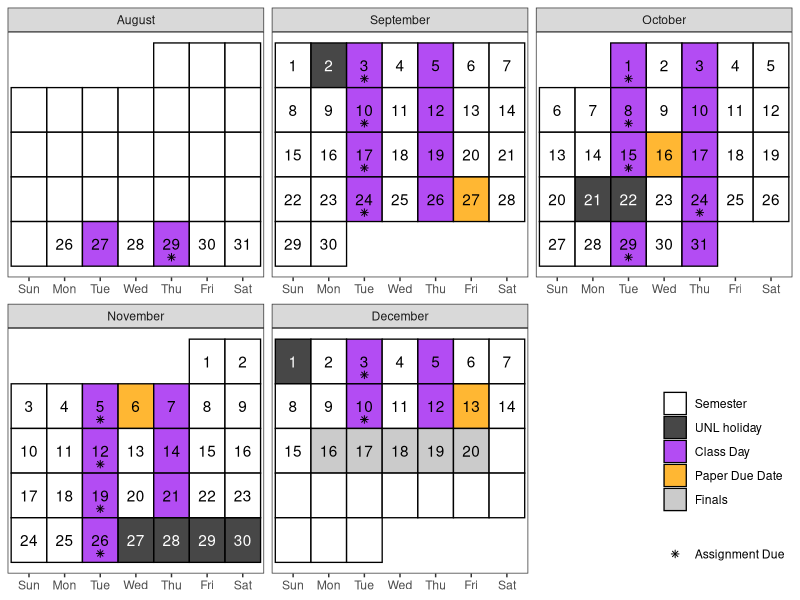

The R source for this figure:
library(dplyr)
library(tibble)
library(ggplot2)
library(lubridate)
library(forcats)
library(magrittr)

# Create a calendar for your syllabus ----
# Source: http://svmiller.com/blog/2020/08/a-ggplot-calendar-for-your-semester/

# 1) what is the first Monday of the semester?
# Any number of ways to identify dates in R, but we'll use {lubridate} and the ymd() function here.
# Format: YYYYMMDD. In this example, 4 January 2022.

# What are the full dates of the semester? Here, I'll exclude exam week as I like to do.
# In this case: 6 January to 23 April
sem_boundary <- c(ymd(20240826), ymd(20241220))

semester_dates <- seq(sem_boundary[1], sem_boundary[2], by=1)

exam_week <- seq(ymd(20241216), ymd(20241220), by = 1)


# Weekday(s) of class
class_wdays <- c("Tue", "Thu")

not_here_dates <- c(
  ymd(20240902), # Labor Day
  ymd(20241021:20241022), # Fall Break
  c(ymd(20241127:20241130), ymd(20241201)) # Thanksgiving
)

# You can adjust this as you see fit.
# Basically: add assignment types (e.g. papers, quizzes).
# My intro class was fairly simple: just exams.
weekly_papers <- c(ymd(20240829), seq(ymd(20240903), ymd(20241210), by = 7))
weekly_papers[weekly_papers == ymd(20241022)] <- ymd(20241024)

paper_due_dates <- c(ymd(20240927), ymd(20241016), ymd(20241106), ymd(20241213))


# Custom function for treating the first day of the month as the first week
# of the month up until the first Sunday (unless Sunday was the start of the month)
wom <- function(date) {
  first <- wday(as.Date(paste(year(date),month(date),1,sep="-")))
  return((mday(date)+(first-2)) %/% 7+1)
}

# Create a data frame of dates, assign to Cal
Cal <- tibble(date = seq(floor_date(sem_boundary[1], "month"),
                         ceiling_date(sem_boundary[2], "month") - days(1),
                         by=1))  %>%
  mutate(mon = lubridate::month(date, label=T, abbr=F), # get month label
         wkdy = weekdays(date, abbreviate=T), # get weekday label
         wkdy = fct_relevel(wkdy, "Sun", "Mon", "Tue", "Wed", "Thu","Fri","Sat"), # make sure Sunday comes first
         semester = date %in% semester_dates, # is date part of the semester?
         assignment = date %in% weekly_papers, # assignment due?
         paper = date %in% paper_due_dates, # is it an exam?
         not_here = date %in% not_here_dates, # is it a day off?
         exam_wk = date %in% exam_week,
         day = lubridate::mday(date), # get day of month to add later as a label
         # Below: our custom wom() function
         week = wom(date))

# Create a category variable, for filling.
# I can probably make this a case_when(), but this will work.

Cal <- Cal %>%
  mutate(category = case_when(
    paper ~ "Paper Due Date",
    not_here ~ "UNL holiday",
    semester & wkdy %in% class_wdays & !not_here & !exam_wk ~ "Class Day",
    semester & exam_wk ~ "Finals",
    semester ~ "Semester",
    TRUE ~ "NA"
  ))
# mutate(category = NA,
#        category = ifelse(semester == 1, "Semester", category),
#        category = ifelse(semester == 1 & wkdy %in% c("Wed"), "Class Day", category),
#        category = ifelse(exams == 1, "Exams", category),
#        category = ifelse(is.na(category) | (semester == 1 & not_here == 1), "NA", category)) -> Cal

my_scales <- tribble(
  ~category, ~fill,
  "Class Day",      "purple",
  "Semester",       "white",
  "UNL holiday",    "grey10",
  "NA",             "white",
  "Paper Due Date", "orange",
  "Finals",         "grey")

fill_scale <- c(my_scales$fill) %>% magrittr::set_names(my_scales$category)

plot_Cal <-  Cal %>%
  left_join(my_scales) %>%
  mutate(
    shape = if_else(assignment, "Assignment Due", NA_character_),
    color = if_else(semester & (!not_here),
                    "black", "white"))

class_cal <- plot_Cal %>%
  ggplot(.,aes(wkdy, week)) +
  theme_bw() +
  theme(panel.grid.major.x = element_blank(),
        legend.position = c(1, 0), legend.justification = c(1,0), legend.direction = "vertical", legend.title = element_blank(),
        axis.title.y = element_blank(), axis.title.x = element_blank(), axis.ticks.y = element_blank(), axis.text.y = element_blank()) +
  # geom_tile and facet_wrap will do all the heavy lifting
  geom_tile(alpha=0.8, aes(fill=category), color="black", linewidth=.45) +
  facet_wrap(~mon, scales = "free", ncol=3) +
  # fill in tiles to make it look more "calendary" (sic)
  geom_text(aes(label=day, color = color)) +
  geom_point(aes(y = week + .3, shape = shape)) +
  # put your y-axis down, flip it, and reverse it
  scale_y_reverse(breaks=NULL) +
  # manually fill scale colors to something you like...
  scale_color_identity() +
  scale_shape_manual("", values = 8, breaks = unique(na.omit(plot_Cal$shape))) +
  scale_fill_manual(values = fill_scale,
                    breaks=c("Semester", "UNL holiday", "Class Day",
                             "Assignment Due", "Paper Due Date", "Finals"))
# class_cal

exam_days <- filter(Cal, category == "Paper Due Date") %>%
  mutate(topic = c("992 Paper #1 Due", "892 Paper #1 Due", "992 Paper #2 Due", "Final Paper Due (892/992)"),
         time = c("12pm", "12pm", "12pm", "12pm"))

class_days <- filter(Cal, category == "Class Day") %>%
  mutate(topic = c(
    "Syllabus, Introduction, Why Graphics?",
    "Grammar of Graphics",
    "Grammar of Graphics",
    "Grammar of Graphics",
    "Modifying the Grammar",
    "Modifying the Grammar",
    "Modifying the Grammar",
    "Other Grammars",
    "Evaluating Graphics",
    "Evaluating Graphics",
    "Graphical Testing",
    "Graphical Testing",
    "Audience Considerations",
    "Audience Considerations",
    "Visual Inference",
    "Visual Inference",
    "Visual Inference",
    "Visual Inference",
    "Visual Statistics",
    "High Dimensional Vis",
    "High Dimensional Vis",
    "Tours",
    "Tours",
    "Dimension Reduction",
    "Dimension Reduction",
    "Dimension Reduction",
    "High Dimensional Vis",
    "High Dimensional Vis",
    "Data Art/Infographics",
    "Data Art/Infographics")) %>%
  bind_rows(exam_days) %>%
  arrange(date)

